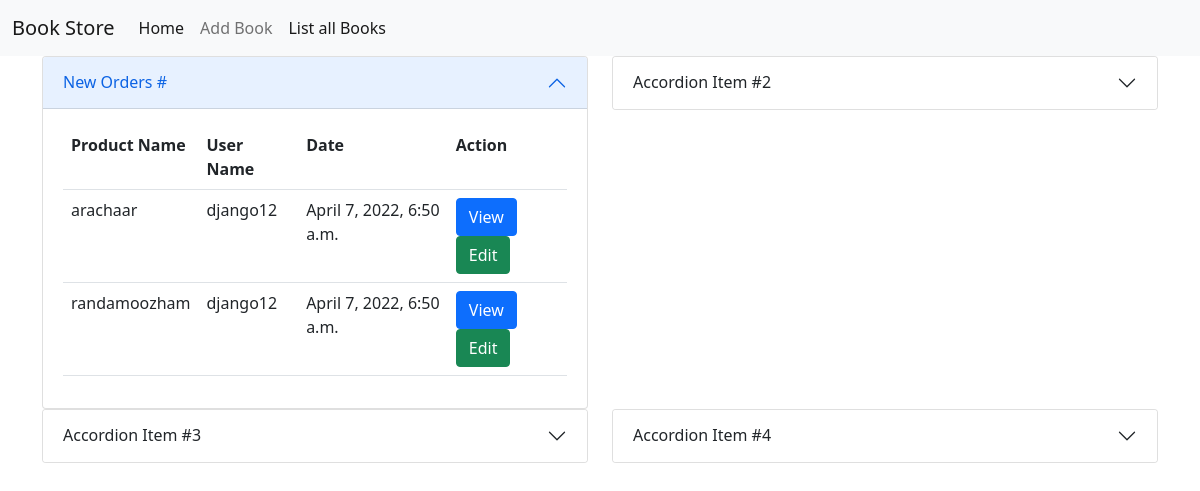
The app's page /owner/dashboard (signed in) with its own data.
### customer/models.py (models this page shows)
class Orders(models.Model):
    product=models.ForeignKey(Books,on_delete=models.CASCADE)
    user=models.ForeignKey(User,on_delete=models.CASCADE)
    address=models.CharField(max_length=120)
    date=models.DateTimeField(auto_now_add=True,null=True)
    ddate=datetime.today()+timedelta(days=5)
    expected_delivery_date=models.DateField(default=ddate,null=True)
    options=(
        ("orderplaced","orderplaced"),
        ("dispatched","dispatched"),
        ("in_transit","in_transit"),
        ("deliverd","deliverd"),
        ("order_cancelled","order_cancelled")
    )
    status=models.CharField(max_length=120,choices=options,default="orderplaced")

### owner/models.py (models this page shows, shortened)
class Books(models.Model):
    book_name=models.CharField(max_length=120,unique=True)
    author=models.CharField(max_length=120)
    amount=models.PositiveIntegerField()
    copies=models.PositiveIntegerField()
    image=models.ImageField(upload_to="images",null=True)

### owner/views.py (the view)
# urls.py: path("owner/dashboard",views.DashBoardView.as_view(),name="dashboard"),
class DashBoardView(TemplateView):
    template_name = "dashboard.html"
    def get(self,request,*args,**kwargs):
        new_orders=Orders.objects.filter(status="orderplaced")
        return render(request,self.template_name,{"new_orders":new_orders})

### owner/templates/dashboard.html (shortened to what this page needs)
{%extends 'base.html'%}
{%block body_block%}
<div class="row">
    <div class="col-6">
        <div class="accordion-item">
            <h2 class="accordion-header" id="headingOne">
                <button class="accordion-button" type="button" data-bs-toggle="collapse" data-bs-target="#collapseOne"
                        aria-expanded="true" aria-controls="collapseOne">
                    New Orders #
                </button>
            </h2>
            <div id="collapseOne" class="accordion-collapse collapse show" aria-labelledby="headingOne"
                 data-bs-parent="#accordionExample">
                <div class="accordion-body">
                   <table class="table">
                       <tr>
                           <th>Product Name</th>
                           <th>User Name</th>
                           <th>Date</th>
                           <th>Action</th>
                       </tr>
                       {%for order in new_orders%}
                       <tr>
                           <td>{{order.product.book_name}}</td>
                           <td>{{request.user.username}}</td>
                           <td>{{order.date}}</td>
                           <td>
                               <a href="{%url 'orderdetail' order.id%}" class="btn btn-primary">View</a>
                               <a href="{%url 'updateorder' order.id%}" class="btn btn-success">Edit</a>
                           </td>
                       </tr>
                       {%endfor%}
                   </table>
                </div>
            </div>
        </div>
    </div>
    <div class="col-6">
        <div class="accordion-item">
            <h2 class="accordion-header" id="headingTwo">
                <button class="accordion-button collapsed" type="button" data-bs-toggle="collapse"
                        data-bs-target="#collapseTwo" aria-expanded="false" aria-controls="collapseTwo">
                    Accordion Item #2
                </button>
            </h2>
        </div>
    </div>
</div>
<div class="row">
    <div class="col-6">
        <div class="accordion-item">
            <h2 class="accordion-header" id="headingThree">
                <button class="accordion-button collapsed" type="button" data-bs-toggle="collapse"
                        data-bs-target="#collapseThree" aria-expanded="false" aria-controls="collapseThree">
                    Accordion Item #3
                </button>
            </h2>
        </div>
    </div>
    <div class="col-6">
        <div class="accordion-item">
            <h2 class="accordion-header" id="headingFour">
                <button class="accordion-button collapsed" type="button" data-bs-toggle="collapse"
                        data-bs-target="#collapseFour" aria-expanded="false" aria-controls="collapseFour">
                    Accordion Item #4
                </button>
            </h2>
        </div>
    </div>
</div>
{%endblock%}

### records on screen
Orders: product.book_name "arachaar", date "April 7, 2022, 6:50 a.m."
Orders: product.book_name "randamoozham", date "April 7, 2022, 6:50 a.m."

### other values on screen
{{ request.user.username }} "django12"
